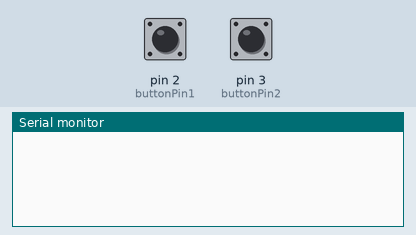
The sketch below on a simulated Arduino Uno, built with avr-gcc and run on an emulated ATmega328P. Parts: the last lines printed to the serial monitor. Inputs (shaded band) come from the test bench; at power-on: pin 2 (buttonPin1) HIGH, pin 3 (buttonPin2) HIGH.

Above: at 1.2 s.
1.3 s: pin 2 (buttonPin1) pulled LOW for 0.15 s
At 2.1 s:
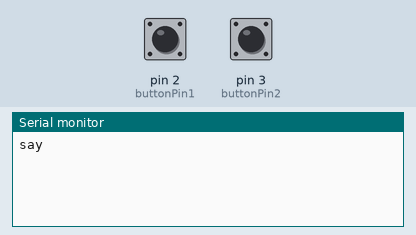
2.9 s: pin 3 (buttonPin2) pulled LOW for 0.15 s
At 3.3 s:
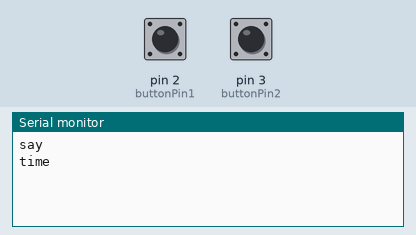

Measured:
- after the input at 1.3 s, the serial monitor: prints a new line at once (image 1)
- after the input at 2.9 s, the serial monitor: prints a new line at once (image 2)

The sketch:

SayTime.ino
```cpp
//./say_time.py /dev/tty.usbmodem1421 9600
//Arduino code

//Button pins
const int buttonPin1 = 2;
const int buttonPin2 = 3;
const int ledPin =  13;      // the number of the LED pin


void setup() {

  Serial.begin(9600);
  pinMode(buttonPin1, INPUT_PULLUP);
  pinMode(buttonPin2, INPUT_PULLUP);
}

void loop() {

if(digitalRead(buttonPin1) == LOW)
{
digitalWrite(13,HIGH);
Serial.write("say\n");
delay(1000);
}
else if(digitalRead(buttonPin2) == LOW)
{
digitalWrite(13,HIGH);
Serial.write("time\n");
delay(1000);
}

else
digitalWrite(13,LOW);
}
```
